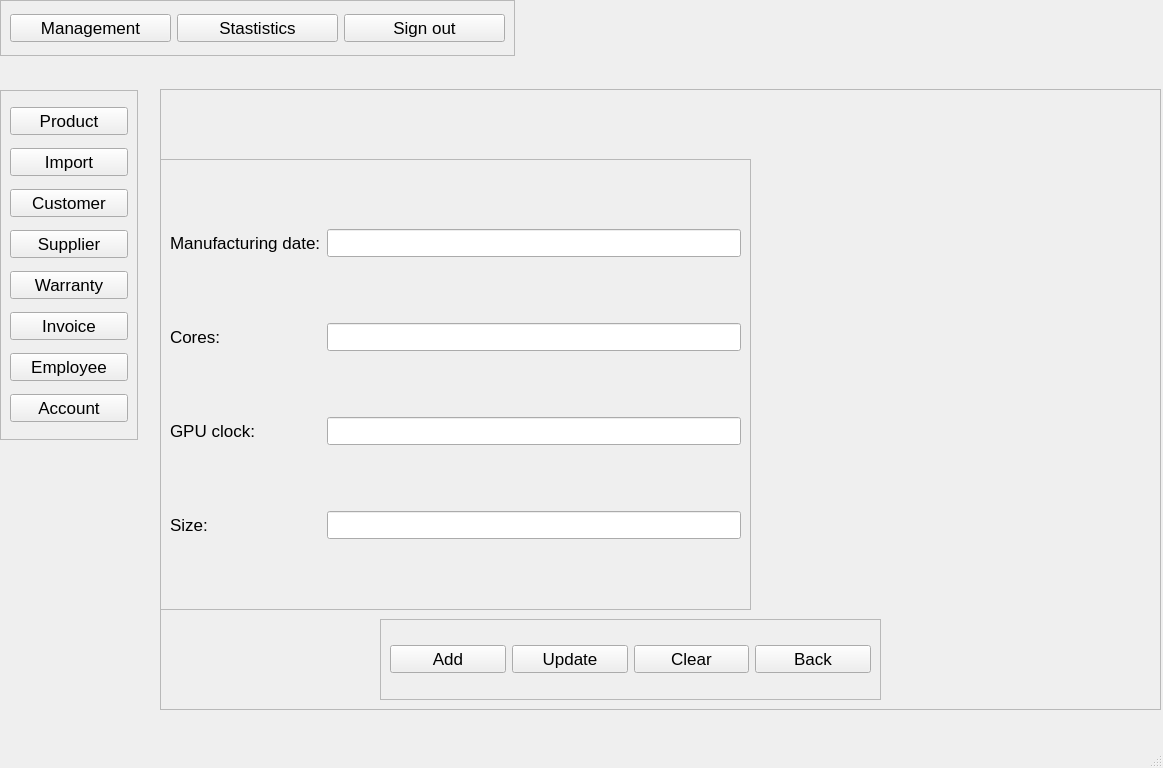
<?xml version="1.0" encoding="UTF-8"?>
<ui version="4.0">
 <class>VGA</class>
 <widget class="QMainWindow" name="VGA">
  <property name="geometry">
   <rect>
    <x>0</x>
    <y>0</y>
    <width>1163</width>
    <height>768</height>
   </rect>
  </property>
  <property name="font">
   <font>
    <pointsize>13</pointsize>
   </font>
  </property>
  <property name="windowTitle">
   <string>MainWindow</string>
  </property>
  <widget class="QWidget" name="centralwidget">
   <widget class="QFrame" name="frame_2">
    <property name="geometry">
     <rect>
      <x>160</x>
      <y>89</y>
      <width>1001</width>
      <height>621</height>
     </rect>
    </property>
    <property name="frameShape">
     <enum>QFrame::StyledPanel</enum>
    </property>
    <property name="frameShadow">
     <enum>QFrame::Raised</enum>
    </property>
    <widget class="QLabel" name="productName">
     <property name="geometry">
      <rect>
       <x>0</x>
       <y>0</y>
       <width>941</width>
       <height>41</height>
      </rect>
     </property>
     <property name="font">
      <font>
       <pointsize>15</pointsize>
      </font>
     </property>
     <property name="text">
      <string/>
     </property>
     <property name="alignment">
      <set>Qt::AlignCenter</set>
     </property>
    </widget>
    <widget class="QFrame" name="frame">
     <property name="geometry">
      <rect>
       <x>0</x>
       <y>70</y>
       <width>591</width>
       <height>451</height>
      </rect>
     </property>
     <property name="frameShape">
      <enum>QFrame::StyledPanel</enum>
     </property>
     <property name="frameShadow">
      <enum>QFrame::Raised</enum>
     </property>
     <layout class="QGridLayout" name="gridLayout">
      <item row="4" column="1">
       <widget class="QLineEdit" name="size"/>
      </item>
      <item row="3" column="1">
       <widget class="QLineEdit" name="GPUclock"/>
      </item>
      <item row="0" column="0">
       <widget class="QLabel" name="label_2">
        <property name="text">
         <string>Manufacturing date:</string>
        </property>
       </widget>
      </item>
      <item row="4" column="0">
       <widget class="QLabel" name="label_3">
        <property name="text">
         <string>Size:</string>
        </property>
       </widget>
      </item>
      <item row="0" column="1">
       <widget class="QLineEdit" name="MFG"/>
      </item>
      <item row="3" column="0">
       <widget class="QLabel" name="label_5">
        <property name="text">
         <string>GPU clock:</string>
        </property>
       </widget>
      </item>
      <item row="2" column="0">
       <widget class="QLabel" name="label_4">
        <property name="text">
         <string>Cores:</string>
        </property>
       </widget>
      </item>
      <item row="2" column="1">
       <widget class="QLineEdit" name="cores"/>
      </item>
     </layout>
    </widget>
    <widget class="QFrame" name="frame_6">
     <property name="geometry">
      <rect>
       <x>220</x>
       <y>530</y>
       <width>501</width>
       <height>81</height>
      </rect>
     </property>
     <property name="frameShape">
      <enum>QFrame::StyledPanel</enum>
     </property>
     <property name="frameShadow">
      <enum>QFrame::Raised</enum>
     </property>
     <layout class="QGridLayout" name="gridLayout_3">
      <item row="0" column="1">
       <widget class="QPushButton" name="update">
        <property name="text">
         <string>Update</string>
        </property>
       </widget>
      </item>
      <item row="0" column="3">
       <widget class="QPushButton" name="back">
        <property name="text">
         <string>Back</string>
        </property>
       </widget>
      </item>
      <item row="0" column="0">
       <widget class="QPushButton" name="add">
        <property name="text">
         <string>Add</string>
        </property>
       </widget>
      </item>
      <item row="0" column="2">
       <widget class="QPushButton" name="clear">
        <property name="text">
         <string>Clear</string>
        </property>
       </widget>
      </item>
     </layout>
    </widget>
   </widget>
   <widget class="QFrame" name="frame_3">
    <property name="geometry">
     <rect>
      <x>0</x>
      <y>0</y>
      <width>515</width>
      <height>56</height>
     </rect>
    </property>
    <property name="layoutDirection">
     <enum>Qt::LeftToRight</enum>
    </property>
    <property name="frameShape">
     <enum>QFrame::StyledPanel</enum>
    </property>
    <property name="frameShadow">
     <enum>QFrame::Raised</enum>
    </property>
    <layout class="QHBoxLayout" name="horizontalLayout">
     <item>
      <widget class="QPushButton" name="management">
       <property name="text">
        <string>Management</string>
       </property>
      </widget>
     </item>
     <item>
      <widget class="QPushButton" name="statistic">
       <property name="text">
        <string>Stastistics</string>
       </property>
      </widget>
     </item>
     <item>
      <widget class="QPushButton" name="signOut">
       <property name="text">
        <string>Sign out</string>
       </property>
      </widget>
     </item>
    </layout>
   </widget>
   <widget class="QFrame" name="frame_5">
    <property name="geometry">
     <rect>
      <x>0</x>
      <y>90</y>
      <width>138</width>
      <height>350</height>
     </rect>
    </property>
    <property name="frameShape">
     <enum>QFrame::StyledPanel</enum>
    </property>
    <property name="frameShadow">
     <enum>QFrame::Raised</enum>
    </property>
    <layout class="QVBoxLayout" name="verticalLayout">
     <item>
      <widget class="QPushButton" name="product">
       <property name="text">
        <string>Product</string>
       </property>
      </widget>
     </item>
     <item>
      <widget class="QPushButton" name="import_2">
       <property name="text">
        <string>Import</string>
       </property>
      </widget>
     </item>
     <item>
      <widget class="QPushButton" name="customer">
       <property name="text">
        <string>Customer</string>
       </property>
      </widget>
     </item>
     <item>
      <widget class="QPushButton" name="supplier">
       <property name="text">
        <string>Supplier</string>
       </property>
      </widget>
     </item>
     <item>
      <widget class="QPushButton" name="warranty">
       <property name="text">
        <string>Warranty</string>
       </property>
      </widget>
     </item>
     <item>
      <widget class="QPushButton" name="invoice">
       <property name="text">
        <string>Invoice</string>
       </property>
      </widget>
     </item>
     <item>
      <widget class="QPushButton" name="employee">
       <property name="text">
        <string>Employee</string>
       </property>
      </widget>
     </item>
     <item>
      <widget class="QPushButton" name="account">
       <property name="text">
        <string>Account</string>
       </property>
      </widget>
     </item>
    </layout>
   </widget>
  </widget>
  <widget class="QMenuBar" name="menubar">
   <property name="geometry">
    <rect>
     <x>0</x>
     <y>0</y>
     <width>1163</width>
     <height>26</height>
    </rect>
   </property>
  </widget>
  <widget class="QStatusBar" name="statusbar"/>
 </widget>
 <resources/>
 <connections/>
</ui>
